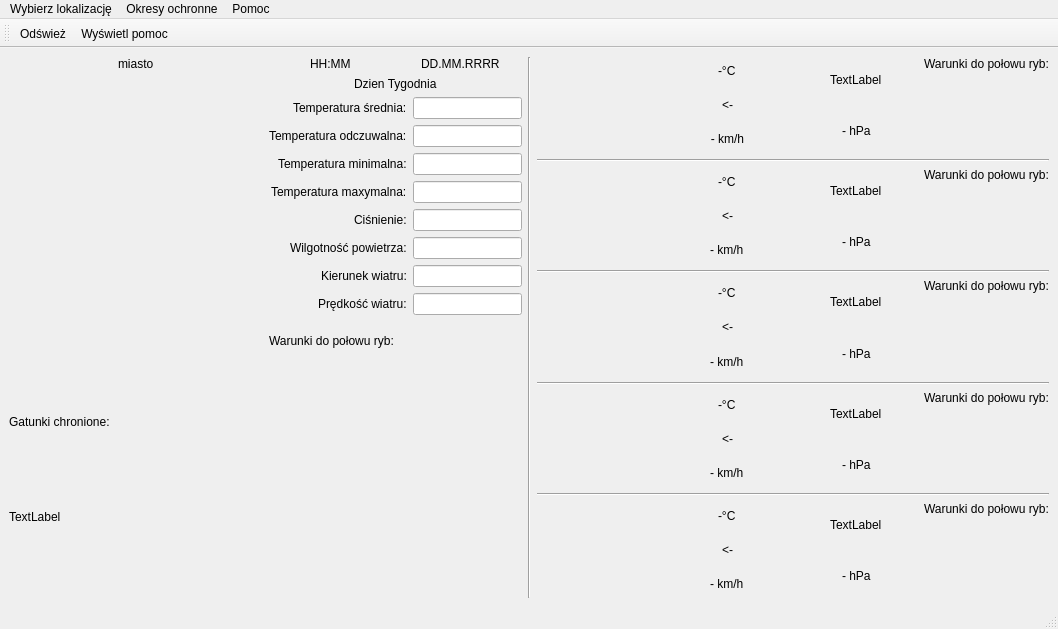
<?xml version="1.0" encoding="UTF-8"?>
<ui version="4.0">
 <class>GlowneOkno</class>
 <widget class="QMainWindow" name="GlowneOkno">
  <property name="geometry">
   <rect>
    <x>0</x>
    <y>0</y>
    <width>1058</width>
    <height>629</height>
   </rect>
  </property>
  <property name="windowTitle">
   <string>Pogoda dla wędkarzy</string>
  </property>
  <property name="windowIcon">
   <iconset resource="ikony_openweather.qrc">
    <normaloff>:/ikony_openweather/ikony/ryba_pusta.png</normaloff>:/ikony_openweather/ikony/ryba_pusta.png</iconset>
  </property>
  <widget class="QWidget" name="centralwidget">
   <layout class="QHBoxLayout" name="horizontalLayout_8" stretch="1,0,1">
    <item>
     <layout class="QVBoxLayout" name="dane_teraz">
      <item>
       <layout class="QHBoxLayout" name="horizontalLayout_3" stretch="1,1">
        <item>
         <layout class="QVBoxLayout" name="verticalLayout_3" stretch="0,1,1,0,1">
          <item alignment="Qt::AlignHCenter|Qt::AlignTop">
           <widget class="QLabel" name="nazwa_miasta">
            <property name="text">
             <string>miasto</string>
            </property>
           </widget>
          </item>
          <item alignment="Qt::AlignHCenter|Qt::AlignVCenter">
           <widget class="QLabel" name="mapa_lokalizacji">
            <property name="sizePolicy">
             <sizepolicy hsizetype="Preferred" vsizetype="Preferred">
              <horstretch>0</horstretch>
              <verstretch>0</verstretch>
             </sizepolicy>
            </property>
            <property name="text">
             <string>&lt;html&gt;&lt;head/&gt;&lt;body&gt;&lt;p&gt;&lt;img src=&quot;:/ikony_openweather/ikony/Bardo.PNG&quot;; /&gt;&lt;/p&gt;&lt;/body&gt;&lt;/html&gt;</string>
            </property>
           </widget>
          </item>
          <item alignment="Qt::AlignHCenter|Qt::AlignVCenter">
           <widget class="QLabel" name="ikona_pogody_teraz">
            <property name="sizePolicy">
             <sizepolicy hsizetype="Preferred" vsizetype="Preferred">
              <horstretch>1</horstretch>
              <verstretch>1</verstretch>
             </sizepolicy>
            </property>
            <property name="autoFillBackground">
             <bool>true</bool>
            </property>
            <property name="text">
             <string>&lt;html&gt;&lt;head/&gt;&lt;body&gt;&lt;p&gt;&lt;img src=&quot;:/ikony_qt/icons/weather-sunny.png&quot;;  height=&quot;100&quot;  width=&quot;100&quot;/&gt;&lt;/p&gt;&lt;/body&gt;&lt;/html&gt;</string>
            </property>
           </widget>
          </item>
          <item alignment="Qt::AlignTop">
           <widget class="QLabel" name="gatunki_chronionie_txt">
            <property name="text">
             <string>Gatunki chronione:</string>
            </property>
           </widget>
          </item>
          <item>
           <widget class="QLabel" name="gatunki_chronione">
            <property name="text">
             <string>TextLabel</string>
            </property>
           </widget>
          </item>
         </layout>
        </item>
        <item>
         <layout class="QVBoxLayout" name="verticalLayout_5" stretch="0,0,1,0,0,1">
          <item>
           <layout class="QHBoxLayout" name="horizontalLayout_10">
            <item alignment="Qt::AlignHCenter">
             <widget class="QLabel" name="aktualna_godzina">
              <property name="text">
               <string>HH:MM</string>
              </property>
             </widget>
            </item>
            <item alignment="Qt::AlignHCenter">
             <widget class="QLabel" name="data">
              <property name="text">
               <string>DD.MM.RRRR</string>
              </property>
             </widget>
            </item>
           </layout>
          </item>
          <item alignment="Qt::AlignHCenter">
           <widget class="QLabel" name="dzien_tygodnia">
            <property name="text">
             <string>Dzien Tygodnia</string>
            </property>
           </widget>
          </item>
          <item>
           <layout class="QFormLayout" name="formLayout_2">
            <item row="0" column="1">
             <layout class="QVBoxLayout" name="dane_pogodowe_teraz">
              <item>
               <widget class="QLineEdit" name="temperatura_srednia">
                <property name="readOnly">
                 <bool>true</bool>
                </property>
               </widget>
              </item>
              <item>
               <widget class="QLineEdit" name="temperatura_odczuwalna">
                <property name="readOnly">
                 <bool>true</bool>
                </property>
               </widget>
              </item>
              <item>
               <widget class="QLineEdit" name="temperatura_minimalna">
                <property name="readOnly">
                 <bool>true</bool>
                </property>
               </widget>
              </item>
              <item>
               <widget class="QLineEdit" name="temperatura_maxymalna">
                <property name="readOnly">
                 <bool>true</bool>
                </property>
               </widget>
              </item>
              <item>
               <widget class="QLineEdit" name="cisnienie">
                <property name="readOnly">
                 <bool>true</bool>
                </property>
               </widget>
              </item>
              <item>
               <widget class="QLineEdit" name="wilgotnosc_powietrza">
                <property name="readOnly">
                 <bool>true</bool>
                </property>
               </widget>
              </item>
              <item>
               <widget class="QLineEdit" name="kierunek_wiatru">
                <property name="readOnly">
                 <bool>true</bool>
                </property>
               </widget>
              </item>
              <item>
               <widget class="QLineEdit" name="predkosc_wiatru">
                <property name="readOnly">
                 <bool>true</bool>
                </property>
               </widget>
              </item>
             </layout>
            </item>
            <item row="0" column="0">
             <layout class="QVBoxLayout" name="dane_pogodowe_teraz_txt">
              <item alignment="Qt::AlignRight">
               <widget class="QLabel" name="temperatura_srednia_txt">
                <property name="text">
                 <string>Temperatura średnia:</string>
                </property>
               </widget>
              </item>
              <item alignment="Qt::AlignRight">
               <widget class="QLabel" name="temperatura_odczuwalna_txt">
                <property name="text">
                 <string>Temperatura odczuwalna:</string>
                </property>
               </widget>
              </item>
              <item alignment="Qt::AlignRight">
               <widget class="QLabel" name="temperatura_minimalna_txt">
                <property name="text">
                 <string>Temperatura minimalna:</string>
                </property>
               </widget>
              </item>
              <item alignment="Qt::AlignRight">
               <widget class="QLabel" name="temperatura_maxymalna_txt">
                <property name="text">
                 <string>Temperatura maxymalna:</string>
                </property>
               </widget>
              </item>
              <item alignment="Qt::AlignRight">
               <widget class="QLabel" name="cisnienie_txt">
                <property name="text">
                 <string>Ciśnienie:</string>
                </property>
               </widget>
              </item>
              <item alignment="Qt::AlignRight">
               <widget class="QLabel" name="wilgotnosc_powietrza_txt">
                <property name="text">
                 <string>Wilgotność powietrza:</string>
                </property>
               </widget>
              </item>
              <item alignment="Qt::AlignRight">
               <widget class="QLabel" name="kierunek_wiatru_txt">
                <property name="text">
                 <string>Kierunek wiatru:</string>
                </property>
               </widget>
              </item>
              <item alignment="Qt::AlignRight">
               <widget class="QLabel" name="predkosc_wiatru_txt">
                <property name="text">
                 <string>Prędkość wiatru:</string>
                </property>
               </widget>
              </item>
             </layout>
            </item>
           </layout>
          </item>
          <item>
           <widget class="QLabel" name="warunki_do_polowu_txt">
            <property name="maximumSize">
             <size>
              <width>16777215</width>
              <height>22</height>
             </size>
            </property>
            <property name="text">
             <string>Warunki do połowu ryb:</string>
            </property>
           </widget>
          </item>
          <item>
           <layout class="QHBoxLayout" name="horizontalLayout_2">
            <item>
             <widget class="QLabel" name="rybka1">
              <property name="sizePolicy">
               <sizepolicy hsizetype="MinimumExpanding" vsizetype="MinimumExpanding">
                <horstretch>0</horstretch>
                <verstretch>0</verstretch>
               </sizepolicy>
              </property>
              <property name="text">
               <string/>
              </property>
              <property name="scaledContents">
               <bool>false</bool>
              </property>
              <property name="alignment">
               <set>Qt::AlignJustify|Qt::AlignTop</set>
              </property>
              <property name="wordWrap">
               <bool>false</bool>
              </property>
             </widget>
            </item>
            <item alignment="Qt::AlignTop">
             <widget class="QLabel" name="rybka2">
              <property name="sizePolicy">
               <sizepolicy hsizetype="MinimumExpanding" vsizetype="MinimumExpanding">
                <horstretch>0</horstretch>
                <verstretch>0</verstretch>
               </sizepolicy>
              </property>
              <property name="text">
               <string/>
              </property>
              <property name="scaledContents">
               <bool>false</bool>
              </property>
              <property name="alignment">
               <set>Qt::AlignJustify|Qt::AlignTop</set>
              </property>
             </widget>
            </item>
            <item alignment="Qt::AlignTop">
             <widget class="QLabel" name="rybka3">
              <property name="sizePolicy">
               <sizepolicy hsizetype="MinimumExpanding" vsizetype="MinimumExpanding">
                <horstretch>0</horstretch>
                <verstretch>0</verstretch>
               </sizepolicy>
              </property>
              <property name="text">
               <string/>
              </property>
              <property name="scaledContents">
               <bool>false</bool>
              </property>
              <property name="alignment">
               <set>Qt::AlignJustify|Qt::AlignTop</set>
              </property>
             </widget>
            </item>
            <item alignment="Qt::AlignTop">
             <widget class="QLabel" name="rybka4">
              <property name="sizePolicy">
               <sizepolicy hsizetype="MinimumExpanding" vsizetype="MinimumExpanding">
                <horstretch>0</horstretch>
                <verstretch>0</verstretch>
               </sizepolicy>
              </property>
              <property name="text">
               <string/>
              </property>
              <property name="scaledContents">
               <bool>false</bool>
              </property>
              <property name="alignment">
               <set>Qt::AlignJustify|Qt::AlignTop</set>
              </property>
             </widget>
            </item>
            <item alignment="Qt::AlignTop">
             <widget class="QLabel" name="rybka5">
              <property name="sizePolicy">
               <sizepolicy hsizetype="MinimumExpanding" vsizetype="MinimumExpanding">
                <horstretch>0</horstretch>
                <verstretch>0</verstretch>
               </sizepolicy>
              </property>
              <property name="text">
               <string/>
              </property>
              <property name="scaledContents">
               <bool>false</bool>
              </property>
              <property name="alignment">
               <set>Qt::AlignJustify|Qt::AlignVCenter</set>
              </property>
             </widget>
            </item>
           </layout>
          </item>
          <item>
           <spacer name="verticalSpacer">
            <property name="orientation">
             <enum>Qt::Vertical</enum>
            </property>
            <property name="sizeHint" stdset="0">
             <size>
              <width>20</width>
              <height>40</height>
             </size>
            </property>
           </spacer>
          </item>
         </layout>
        </item>
       </layout>
      </item>
     </layout>
    </item>
    <item>
     <widget class="Line" name="line_5">
      <property name="orientation">
       <enum>Qt::Vertical</enum>
      </property>
     </widget>
    </item>
    <item>
     <layout class="QVBoxLayout" name="dane_prognoza">
      <item>
       <layout class="QHBoxLayout" name="prognoza_1" stretch="0,0,0,0">
        <item>
         <widget class="QLabel" name="ikona_prognoza_1">
          <property name="enabled">
           <bool>true</bool>
          </property>
          <property name="sizePolicy">
           <sizepolicy hsizetype="Preferred" vsizetype="Preferred">
            <horstretch>0</horstretch>
            <verstretch>0</verstretch>
           </sizepolicy>
          </property>
          <property name="baseSize">
           <size>
            <width>0</width>
            <height>0</height>
           </size>
          </property>
          <property name="autoFillBackground">
           <bool>true</bool>
          </property>
          <property name="text">
           <string/>
          </property>
          <property name="pixmap">
           <pixmap resource="ikony.qrc">:/ikony_qt/icons/weather-sunny.png</pixmap>
          </property>
          <property name="scaledContents">
           <bool>true</bool>
          </property>
          <property name="alignment">
           <set>Qt::AlignLeading|Qt::AlignLeft|Qt::AlignVCenter</set>
          </property>
         </widget>
        </item>
        <item>
         <layout class="QVBoxLayout" name="dane_prognoza_1_1" stretch="1,1,1">
          <item alignment="Qt::AlignHCenter">
           <widget class="QLabel" name="temperatura_prognoza_1">
            <property name="text">
             <string>-°C</string>
            </property>
           </widget>
          </item>
          <item alignment="Qt::AlignHCenter">
           <widget class="QLabel" name="kierunek_wiatru_prognoza_1">
            <property name="text">
             <string>&lt;-</string>
            </property>
            <property name="scaledContents">
             <bool>true</bool>
            </property>
           </widget>
          </item>
          <item>
           <widget class="QLabel" name="predkosc_wiatru_prognoza_1">
            <property name="text">
             <string>- km/h</string>
            </property>
            <property name="alignment">
             <set>Qt::AlignCenter</set>
            </property>
           </widget>
          </item>
         </layout>
        </item>
        <item>
         <layout class="QVBoxLayout" name="dane_prognoza_1_2">
          <item alignment="Qt::AlignHCenter">
           <widget class="QLabel" name="dzien_prognoza_1">
            <property name="text">
             <string>TextLabel</string>
            </property>
           </widget>
          </item>
          <item alignment="Qt::AlignHCenter">
           <widget class="QLabel" name="cisnienie_prognoza_1">
            <property name="text">
             <string>- hPa</string>
            </property>
           </widget>
          </item>
         </layout>
        </item>
        <item>
         <layout class="QVBoxLayout" name="warunki_prognoza_1" stretch="0,1">
          <item alignment="Qt::AlignLeft|Qt::AlignTop">
           <widget class="QLabel" name="warunki_do_polowu_ryb_prognoza_1">
            <property name="maximumSize">
             <size>
              <width>16777215</width>
              <height>16777215</height>
             </size>
            </property>
            <property name="text">
             <string>Warunki do połowu ryb:</string>
            </property>
           </widget>
          </item>
          <item>
           <layout class="QHBoxLayout" name="rybki_prognoza_1">
            <item>
             <widget class="QLabel" name="rybka_prognoza_1_1">
              <property name="text">
               <string>&lt;html&gt;&lt;head/&gt;&lt;body&gt;&lt;p&gt;&lt;img src=&quot;:/ikony_openweather/ikony/ryba_pusta.png&quot;;  height=&quot;25&quot;  width=&quot;43&quot;/&gt;&lt;/p&gt;&lt;/body&gt;&lt;/html&gt;</string>
              </property>
             </widget>
            </item>
            <item>
             <widget class="QLabel" name="rybka_prognoza_1_2">
              <property name="text">
               <string>&lt;html&gt;&lt;head/&gt;&lt;body&gt;&lt;p&gt;&lt;img src=&quot;:/ikony_openweather/ikony/ryba_pusta.png&quot;;  height=&quot;25&quot;  width=&quot;43&quot;/&gt;&lt;/p&gt;&lt;/body&gt;&lt;/html&gt;</string>
              </property>
             </widget>
            </item>
            <item>
             <widget class="QLabel" name="rybka_prognoza_1_3">
              <property name="text">
               <string>&lt;html&gt;&lt;head/&gt;&lt;body&gt;&lt;p&gt;&lt;img src=&quot;:/ikony_openweather/ikony/ryba_pusta.png&quot;;  height=&quot;25&quot;  width=&quot;43&quot;/&gt;&lt;/p&gt;&lt;/body&gt;&lt;/html&gt;</string>
              </property>
             </widget>
            </item>
            <item>
             <widget class="QLabel" name="rybka_prognoza_1_4">
              <property name="text">
               <string>&lt;html&gt;&lt;head/&gt;&lt;body&gt;&lt;p&gt;&lt;img src=&quot;:/ikony_openweather/ikony/ryba_pusta.png&quot;;  height=&quot;25&quot;  width=&quot;43&quot;/&gt;&lt;/p&gt;&lt;/body&gt;&lt;/html&gt;</string>
              </property>
             </widget>
            </item>
            <item>
             <widget class="QLabel" name="rybka_prognoza_1_5">
              <property name="text">
               <string>&lt;html&gt;&lt;head/&gt;&lt;body&gt;&lt;p&gt;&lt;img src=&quot;:/ikony_openweather/ikony/ryba_pusta.png&quot;;  height=&quot;25&quot;  width=&quot;43&quot;/&gt;&lt;/p&gt;&lt;/body&gt;&lt;/html&gt;</string>
              </property>
             </widget>
            </item>
           </layout>
          </item>
         </layout>
        </item>
       </layout>
      </item>
      <item>
       <widget class="Line" name="line_4">
        <property name="orientation">
         <enum>Qt::Horizontal</enum>
        </property>
       </widget>
      </item>
      <item>
       <layout class="QHBoxLayout" name="prognoza_2">
        <item>
         <widget class="QLabel" name="ikona_prognoza_2">
          <property name="autoFillBackground">
           <bool>true</bool>
          </property>
          <property name="text">
           <string/>
          </property>
          <property name="pixmap">
           <pixmap resource="ikony.qrc">:/ikony_qt/icons/weather-sunny.png</pixmap>
          </property>
          <property name="scaledContents">
           <bool>true</bool>
          </property>
         </widget>
        </item>
        <item>
         <layout class="QVBoxLayout" name="dane_prognoza_2_1">
          <item alignment="Qt::AlignHCenter">
           <widget class="QLabel" name="temperatura_prognoza_2">
            <property name="text">
             <string>-°C</string>
            </property>
           </widget>
          </item>
          <item alignment="Qt::AlignHCenter">
           <widget class="QLabel" name="kierunek_wiatru_prognoza_2">
            <property name="text">
             <string>&lt;-</string>
            </property>
            <property name="scaledContents">
             <bool>true</bool>
            </property>
           </widget>
          </item>
          <item alignment="Qt::AlignHCenter">
           <widget class="QLabel" name="predkosc_wiatru_prognoza_2">
            <property name="text">
             <string>- km/h</string>
            </property>
           </widget>
          </item>
         </layout>
        </item>
        <item>
         <layout class="QVBoxLayout" name="dane_prognoza_2_2">
          <item alignment="Qt::AlignHCenter">
           <widget class="QLabel" name="dzien_prognoza_2">
            <property name="text">
             <string>TextLabel</string>
            </property>
           </widget>
          </item>
          <item alignment="Qt::AlignHCenter">
           <widget class="QLabel" name="cisnienie_prognoza_2">
            <property name="text">
             <string>- hPa</string>
            </property>
           </widget>
          </item>
         </layout>
        </item>
        <item>
         <layout class="QVBoxLayout" name="warunki_prognoza_2" stretch="0,1">
          <item alignment="Qt::AlignLeft|Qt::AlignTop">
           <widget class="QLabel" name="warunki_do_polowu_ryb_prognoza_2">
            <property name="maximumSize">
             <size>
              <width>16777215</width>
              <height>16777215</height>
             </size>
            </property>
            <property name="text">
             <string>Warunki do połowu ryb:</string>
            </property>
           </widget>
          </item>
          <item>
           <layout class="QHBoxLayout" name="rybki_prognoza_2">
            <item>
             <widget class="QLabel" name="rybka_prognoza_2_1">
              <property name="text">
               <string>&lt;html&gt;&lt;head/&gt;&lt;body&gt;&lt;p&gt;&lt;img src=&quot;:/ikony_openweather/ikony/ryba_pusta.png&quot;;  height=&quot;25&quot;  width=&quot;43&quot;/&gt;&lt;/p&gt;&lt;/body&gt;&lt;/html&gt;</string>
              </property>
             </widget>
            </item>
            <item>
             <widget class="QLabel" name="rybka_prognoza_2_2">
              <property name="text">
               <string>&lt;html&gt;&lt;head/&gt;&lt;body&gt;&lt;p&gt;&lt;img src=&quot;:/ikony_openweather/ikony/ryba_pusta.png&quot;;  height=&quot;25&quot;  width=&quot;43&quot;/&gt;&lt;/p&gt;&lt;/body&gt;&lt;/html&gt;</string>
              </property>
             </widget>
            </item>
            <item>
             <widget class="QLabel" name="rybka_prognoza_2_3">
              <property name="text">
               <string>&lt;html&gt;&lt;head/&gt;&lt;body&gt;&lt;p&gt;&lt;img src=&quot;:/ikony_openweather/ikony/ryba_pusta.png&quot;;  height=&quot;25&quot;  width=&quot;43&quot;/&gt;&lt;/p&gt;&lt;/body&gt;&lt;/html&gt;</string>
              </property>
             </widget>
            </item>
            <item>
             <widget class="QLabel" name="rybka_prognoza_2_4">
              <property name="text">
               <string>&lt;html&gt;&lt;head/&gt;&lt;body&gt;&lt;p&gt;&lt;img src=&quot;:/ikony_openweather/ikony/ryba_pusta.png&quot;;  height=&quot;25&quot;  width=&quot;43&quot;/&gt;&lt;/p&gt;&lt;/body&gt;&lt;/html&gt;</string>
              </property>
             </widget>
            </item>
            <item>
             <widget class="QLabel" name="rybka_prognoza_2_5">
              <property name="text">
               <string>&lt;html&gt;&lt;head/&gt;&lt;body&gt;&lt;p&gt;&lt;img src=&quot;:/ikony_openweather/ikony/ryba_pusta.png&quot;;  height=&quot;25&quot;  width=&quot;43&quot;/&gt;&lt;/p&gt;&lt;/body&gt;&lt;/html&gt;</string>
              </property>
             </widget>
            </item>
           </layout>
          </item>
         </layout>
        </item>
       </layout>
      </item>
      <item>
       <widget class="Line" name="line_3">
        <property name="orientation">
         <enum>Qt::Horizontal</enum>
        </property>
       </widget>
      </item>
      <item>
       <layout class="QHBoxLayout" name="prognoza_3">
        <item>
         <widget class="QLabel" name="ikona_prognoza_3">
          <property name="autoFillBackground">
           <bool>true</bool>
          </property>
          <property name="text">
           <string/>
          </property>
          <property name="pixmap">
           <pixmap resource="ikony.qrc">:/ikony_qt/icons/weather-sunny.png</pixmap>
          </property>
          <property name="scaledContents">
           <bool>true</bool>
          </property>
         </widget>
        </item>
        <item>
         <layout class="QVBoxLayout" name="dane_prognoza_3_1">
          <item alignment="Qt::AlignHCenter">
           <widget class="QLabel" name="temperatura_prognoza_3">
            <property name="text">
             <string>-°C</string>
            </property>
           </widget>
          </item>
          <item alignment="Qt::AlignHCenter">
           <widget class="QLabel" name="kierunek_wiatru_prognoza_3">
            <property name="text">
             <string>&lt;-</string>
            </property>
            <property name="scaledContents">
             <bool>true</bool>
            </property>
           </widget>
          </item>
          <item alignment="Qt::AlignHCenter">
           <widget class="QLabel" name="predkosc_wiatru_prognoza_3">
            <property name="text">
             <string>- km/h</string>
            </property>
           </widget>
          </item>
         </layout>
        </item>
        <item>
         <layout class="QVBoxLayout" name="dane_prognoza_3_2">
          <item alignment="Qt::AlignHCenter">
           <widget class="QLabel" name="dzien_prognoza_3">
            <property name="text">
             <string>TextLabel</string>
            </property>
           </widget>
          </item>
          <item alignment="Qt::AlignHCenter">
           <widget class="QLabel" name="cisnienie_prognoza_3">
            <property name="text">
             <string>- hPa</string>
            </property>
           </widget>
          </item>
         </layout>
        </item>
        <item>
         <layout class="QVBoxLayout" name="warunki_prognoza_3" stretch="0,1">
          <item alignment="Qt::AlignLeft|Qt::AlignTop">
           <widget class="QLabel" name="warunki_do_polowu_ryb_prognoza_3">
            <property name="maximumSize">
             <size>
              <width>16777215</width>
              <height>16777215</height>
             </size>
            </property>
            <property name="text">
             <string>Warunki do połowu ryb:</string>
            </property>
           </widget>
          </item>
          <item>
           <layout class="QHBoxLayout" name="rybki_prognoza_3">
            <item>
             <widget class="QLabel" name="rybka_prognoza_3_1">
              <property name="text">
               <string>&lt;html&gt;&lt;head/&gt;&lt;body&gt;&lt;p&gt;&lt;img src=&quot;:/ikony_openweather/ikony/ryba_pusta.png&quot;;  height=&quot;25&quot;  width=&quot;43&quot;/&gt;&lt;/p&gt;&lt;/body&gt;&lt;/html&gt;</string>
              </property>
             </widget>
            </item>
            <item>
             <widget class="QLabel" name="label_51">
              <property name="text">
               <string>&lt;html&gt;&lt;head/&gt;&lt;body&gt;&lt;p&gt;&lt;img src=&quot;:/ikony_openweather/ikony/ryba_pusta.png&quot;;  height=&quot;25&quot;  width=&quot;43&quot;/&gt;&lt;/p&gt;&lt;/body&gt;&lt;/html&gt;</string>
              </property>
             </widget>
            </item>
            <item>
             <widget class="QLabel" name="label_53">
              <property name="text">
               <string>&lt;html&gt;&lt;head/&gt;&lt;body&gt;&lt;p&gt;&lt;img src=&quot;:/ikony_openweather/ikony/ryba_pusta.png&quot;;  height=&quot;25&quot;  width=&quot;43&quot;/&gt;&lt;/p&gt;&lt;/body&gt;&lt;/html&gt;</string>
              </property>
             </widget>
            </item>
            <item>
             <widget class="QLabel" name="label_54">
              <property name="text">
               <string>&lt;html&gt;&lt;head/&gt;&lt;body&gt;&lt;p&gt;&lt;img src=&quot;:/ikony_openweather/ikony/ryba_pusta.png&quot;;  height=&quot;25&quot;  width=&quot;43&quot;/&gt;&lt;/p&gt;&lt;/body&gt;&lt;/html&gt;
</string>
              </property>
             </widget>
            </item>
            <item>
             <widget class="QLabel" name="label_55">
              <property name="text">
               <string>&lt;html&gt;&lt;head/&gt;&lt;body&gt;&lt;p&gt;&lt;img src=&quot;:/ikony_openweather/ikony/ryba_pusta.png&quot;;  height=&quot;25&quot;  width=&quot;43&quot;/&gt;&lt;/p&gt;&lt;/body&gt;&lt;/html&gt;</string>
              </property>
             </widget>
            </item>
           </layout>
          </item>
         </layout>
        </item>
       </layout>
      </item>
      <item>
       <widget class="Line" name="line">
        <property name="orientation">
         <enum>Qt::Horizontal</enum>
        </property>
       </widget>
      </item>
      <item>
       <layout class="QHBoxLayout" name="prognoza_4">
        <item>
         <widget class="QLabel" name="ikona_prognoza_4">
          <property name="sizePolicy">
           <sizepolicy hsizetype="Preferred" vsizetype="Preferred">
            <horstretch>0</horstretch>
            <verstretch>0</verstretch>
           </sizepolicy>
          </property>
          <property name="autoFillBackground">
           <bool>true</bool>
          </property>
          <property name="text">
           <string/>
          </property>
          <property name="pixmap">
           <pixmap resource="ikony.qrc">:/ikony_qt/icons/weather-sunny.png</pixmap>
          </property>
          <property name="scaledContents">
           <bool>true</bool>
          </property>
         </widget>
        </item>
        <item>
         <layout class="QVBoxLayout" name="verticalLayout_8">
          <item alignment="Qt::AlignHCenter">
           <widget class="QLabel" name="temperatura_prognoza_4">
            <property name="text">
             <string>-°C</string>
            </property>
           </widget>
          </item>
          <item alignment="Qt::AlignHCenter">
           <widget class="QLabel" name="kierunek_wiatru_prognoza_4">
            <property name="text">
             <string>&lt;-</string>
            </property>
            <property name="scaledContents">
             <bool>true</bool>
            </property>
           </widget>
          </item>
          <item alignment="Qt::AlignHCenter">
           <widget class="QLabel" name="predkosc_wiatru_prognoza_4">
            <property name="text">
             <string>- km/h</string>
            </property>
           </widget>
          </item>
         </layout>
        </item>
        <item>
         <layout class="QVBoxLayout" name="verticalLayout_18">
          <item alignment="Qt::AlignHCenter">
           <widget class="QLabel" name="dzien_prognoza_4">
            <property name="text">
             <string>TextLabel</string>
            </property>
           </widget>
          </item>
          <item alignment="Qt::AlignHCenter">
           <widget class="QLabel" name="cisnienie_prognoza_4">
            <property name="text">
             <string>- hPa</string>
            </property>
           </widget>
          </item>
         </layout>
        </item>
        <item>
         <layout class="QVBoxLayout" name="verticalLayout_13" stretch="0,1">
          <item alignment="Qt::AlignLeft|Qt::AlignTop">
           <widget class="QLabel" name="warunki_do_polowu_ryb_prognoza_4">
            <property name="maximumSize">
             <size>
              <width>16777215</width>
              <height>16777215</height>
             </size>
            </property>
            <property name="text">
             <string>Warunki do połowu ryb:</string>
            </property>
           </widget>
          </item>
          <item>
           <layout class="QHBoxLayout" name="horizontalLayout_7">
            <item>
             <widget class="QLabel" name="label_57">
              <property name="text">
               <string>&lt;html&gt;&lt;head/&gt;&lt;body&gt;&lt;p&gt;&lt;img src=&quot;:/ikony_openweather/ikony/ryba_pusta.png&quot;;  height=&quot;25&quot;  width=&quot;43&quot;/&gt;&lt;/p&gt;&lt;/body&gt;&lt;/html&gt;</string>
              </property>
             </widget>
            </item>
            <item>
             <widget class="QLabel" name="label_58">
              <property name="text">
               <string>&lt;html&gt;&lt;head/&gt;&lt;body&gt;&lt;p&gt;&lt;img src=&quot;:/ikony_openweather/ikony/ryba_pusta.png&quot;;  height=&quot;25&quot;  width=&quot;43&quot;/&gt;&lt;/p&gt;&lt;/body&gt;&lt;/html&gt;</string>
              </property>
             </widget>
            </item>
            <item>
             <widget class="QLabel" name="label_56">
              <property name="text">
               <string>&lt;html&gt;&lt;head/&gt;&lt;body&gt;&lt;p&gt;&lt;img src=&quot;:/ikony_openweather/ikony/ryba_pusta.png&quot;;  height=&quot;25&quot;  width=&quot;43&quot;/&gt;&lt;/p&gt;&lt;/body&gt;&lt;/html&gt;</string>
              </property>
             </widget>
            </item>
            <item>
             <widget class="QLabel" name="label_59">
              <property name="text">
               <string>&lt;html&gt;&lt;head/&gt;&lt;body&gt;&lt;p&gt;&lt;img src=&quot;:/ikony_openweather/ikony/ryba_pusta.png&quot;;  height=&quot;25&quot;  width=&quot;43&quot;/&gt;&lt;/p&gt;&lt;/body&gt;&lt;/html&gt;</string>
              </property>
             </widget>
            </item>
            <item>
             <widget class="QLabel" name="label_60">
              <property name="text">
               <string>&lt;html&gt;&lt;head/&gt;&lt;body&gt;&lt;p&gt;&lt;img src=&quot;:/ikony_openweather/ikony/ryba_pusta.png&quot;;  height=&quot;25&quot;  width=&quot;43&quot;/&gt;&lt;/p&gt;&lt;/body&gt;&lt;/html&gt;</string>
              </property>
             </widget>
            </item>
           </layout>
          </item>
         </layout>
        </item>
       </layout>
      </item>
      <item>
       <widget class="Line" name="line_2">
        <property name="orientation">
         <enum>Qt::Horizontal</enum>
        </property>
       </widget>
      </item>
      <item>
       <layout class="QHBoxLayout" name="prognoza_5">
        <item>
         <widget class="QLabel" name="ikona_prognoza_5">
          <property name="autoFillBackground">
           <bool>true</bool>
          </property>
          <property name="text">
           <string/>
          </property>
          <property name="pixmap">
           <pixmap resource="ikony.qrc">:/ikony_qt/icons/weather-sunny.png</pixmap>
          </property>
          <property name="scaledContents">
           <bool>true</bool>
          </property>
         </widget>
        </item>
        <item>
         <layout class="QVBoxLayout" name="dane_prognoza_5_1">
          <item alignment="Qt::AlignHCenter">
           <widget class="QLabel" name="temperatura_prognoza_5">
            <property name="text">
             <string>-°C</string>
            </property>
           </widget>
          </item>
          <item alignment="Qt::AlignHCenter">
           <widget class="QLabel" name="kierunek_wiatru_prognoza_5">
            <property name="text">
             <string>&lt;-</string>
            </property>
            <property name="scaledContents">
             <bool>true</bool>
            </property>
           </widget>
          </item>
          <item alignment="Qt::AlignHCenter">
           <widget class="QLabel" name="predkosc_wiatru_prognoza_5">
            <property name="text">
             <string>- km/h</string>
            </property>
           </widget>
          </item>
         </layout>
        </item>
        <item>
         <layout class="QVBoxLayout" name="dane_prognoza_5_2">
          <item alignment="Qt::AlignHCenter">
           <widget class="QLabel" name="dzien_prognoza_5">
            <property name="text">
             <string>TextLabel</string>
            </property>
           </widget>
          </item>
          <item alignment="Qt::AlignHCenter">
           <widget class="QLabel" name="cisnienie_prognoza_5">
            <property name="text">
             <string>- hPa</string>
            </property>
           </widget>
          </item>
         </layout>
        </item>
        <item>
         <layout class="QVBoxLayout" name="warunki_prognoza_5" stretch="0,1">
          <item alignment="Qt::AlignLeft|Qt::AlignTop">
           <widget class="QLabel" name="warunki_do_polowu_ryb_prognoza_5">
            <property name="maximumSize">
             <size>
              <width>16777215</width>
              <height>16777215</height>
             </size>
            </property>
            <property name="text">
             <string>Warunki do połowu ryb:</string>
            </property>
           </widget>
          </item>
          <item>
           <layout class="QHBoxLayout" name="rybki_prognoza_5">
            <item>
             <widget class="QLabel" name="rybka_prognoza_5_1">
              <property name="text">
               <string>&lt;html&gt;&lt;head/&gt;&lt;body&gt;&lt;p&gt;&lt;img src=&quot;:/ikony_openweather/ikony/ryba_pusta.png&quot;;  height=&quot;25&quot;  width=&quot;43&quot;/&gt;&lt;/p&gt;&lt;/body&gt;&lt;/html&gt;
</string>
              </property>
             </widget>
            </item>
            <item>
             <widget class="QLabel" name="rybka_prognoza_5_2">
              <property name="text">
               <string>&lt;html&gt;&lt;head/&gt;&lt;body&gt;&lt;p&gt;&lt;img src=&quot;:/ikony_openweather/ikony/ryba_pusta.png&quot;;  height=&quot;25&quot;  width=&quot;43&quot;/&gt;&lt;/p&gt;&lt;/body&gt;&lt;/html&gt;</string>
              </property>
             </widget>
            </item>
            <item>
             <widget class="QLabel" name="rybka_prognoza_5_3">
              <property name="text">
               <string>&lt;html&gt;&lt;head/&gt;&lt;body&gt;&lt;p&gt;&lt;img src=&quot;:/ikony_openweather/ikony/ryba_pusta.png&quot;;  height=&quot;25&quot;  width=&quot;43&quot;/&gt;&lt;/p&gt;&lt;/body&gt;&lt;/html&gt;</string>
              </property>
             </widget>
            </item>
            <item>
             <widget class="QLabel" name="rybka_prognoza_5_4">
              <property name="text">
               <string>&lt;html&gt;&lt;head/&gt;&lt;body&gt;&lt;p&gt;&lt;img src=&quot;:/ikony_openweather/ikony/ryba_pusta.png&quot;;  height=&quot;25&quot;  width=&quot;43&quot;/&gt;&lt;/p&gt;&lt;/body&gt;&lt;/html&gt;</string>
              </property>
             </widget>
            </item>
            <item>
             <widget class="QLabel" name="rybka_prognoza_5_5">
              <property name="text">
               <string>&lt;html&gt;&lt;head/&gt;&lt;body&gt;&lt;p&gt;&lt;img src=&quot;:/ikony_openweather/ikony/ryba_pusta.png&quot;;  height=&quot;25&quot;  width=&quot;43&quot;/&gt;&lt;/p&gt;&lt;/body&gt;&lt;/html&gt;</string>
              </property>
             </widget>
            </item>
           </layout>
          </item>
         </layout>
        </item>
       </layout>
      </item>
     </layout>
    </item>
   </layout>
  </widget>
  <widget class="QMenuBar" name="menubar">
   <property name="geometry">
    <rect>
     <x>0</x>
     <y>0</y>
     <width>1058</width>
     <height>21</height>
    </rect>
   </property>
   <widget class="QMenu" name="menuOkresy_Ochronne">
    <property name="title">
     <string>Okresy ochronne</string>
    </property>
    <addaction name="actionWy_wietl"/>
   </widget>
   <widget class="QMenu" name="menuPomoc">
    <property name="title">
     <string>Pomoc</string>
    </property>
    <addaction name="actionWy_wietl_pomoc"/>
   </widget>
   <widget class="QMenu" name="menuWybierz_lokalizacj">
    <property name="title">
     <string>Wybierz lokalizację</string>
    </property>
    <addaction name="actionNysa_K_odzka_w_Bardzie"/>
    <addaction name="actionDunajec_Czch_w"/>
   </widget>
   <addaction name="menuWybierz_lokalizacj"/>
   <addaction name="menuOkresy_Ochronne"/>
   <addaction name="menuPomoc"/>
  </widget>
  <widget class="QStatusBar" name="statusbar">
   <property name="sizeGripEnabled">
    <bool>true</bool>
   </property>
  </widget>
  <widget class="QToolBar" name="toolBar">
   <property name="windowTitle">
    <string>toolBar</string>
   </property>
   <attribute name="toolBarArea">
    <enum>TopToolBarArea</enum>
   </attribute>
   <attribute name="toolBarBreak">
    <bool>false</bool>
   </attribute>
   <addaction name="action_odswiez"/>
   <addaction name="actionWy_wietl_pomoc"/>
  </widget>
  <action name="actionWy_wietl_pomoc">
   <property name="icon">
    <iconset resource="ikony_openweather.qrc">
     <normaloff>:/ikony_openweather/ikony/help.png</normaloff>:/ikony_openweather/ikony/help.png</iconset>
   </property>
   <property name="text">
    <string>Wyświetl pomoc</string>
   </property>
  </action>
  <action name="actionNysa_K_odzka_w_Bardzie">
   <property name="text">
    <string>Nysa Kłodzka w Bardzie</string>
   </property>
  </action>
  <action name="actionDunajec_Czch_w">
   <property name="text">
    <string>Dunajec - Czchów</string>
   </property>
  </action>
  <action name="action_odswiez">
   <property name="icon">
    <iconset resource="ikony_openweather.qrc">
     <normaloff>:/ikony_openweather/ikony/refresh.png</normaloff>:/ikony_openweather/ikony/refresh.png</iconset>
   </property>
   <property name="text">
    <string>Odśwież</string>
   </property>
  </action>
  <action name="actionWy_wietl">
   <property name="text">
    <string>Wyświetl</string>
   </property>
  </action>
 </widget>
 <resources>
  <include location="ikony_openweather.qrc"/>
  <include location="ikony.qrc"/>
 </resources>
 <connections/>
</ui>
